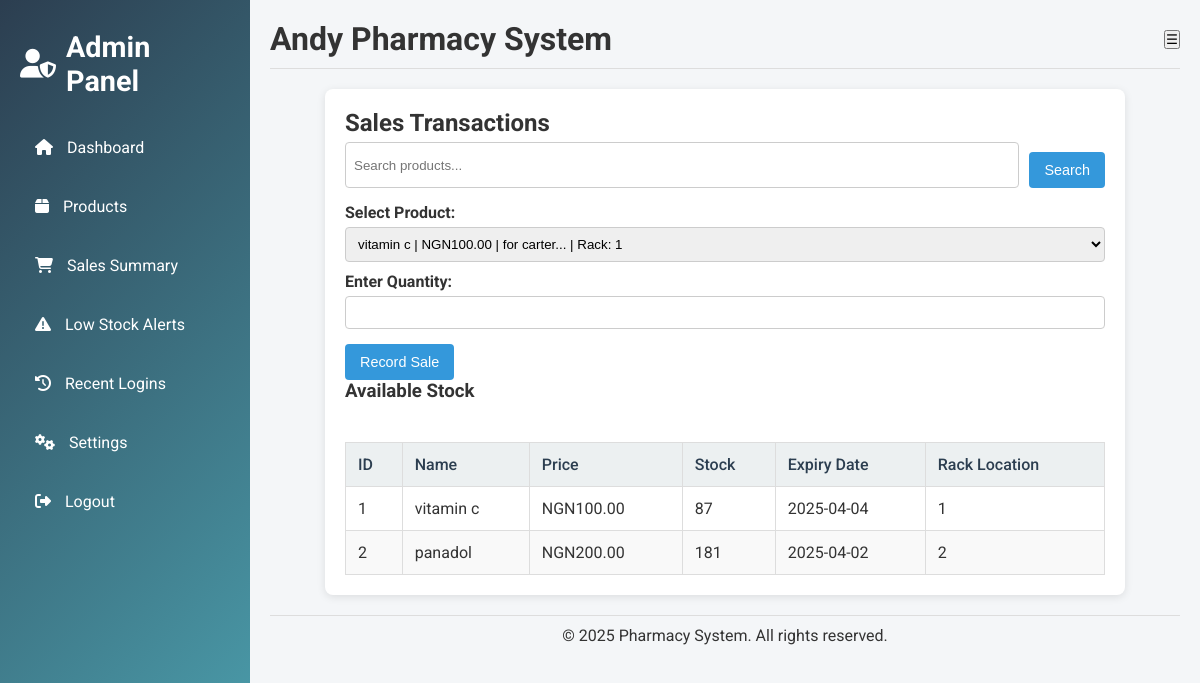
/ (signed in), run on the app's committed database.
### tables this page shows
CREATE TABLE `products` (
  `id` int(11) NOT NULL,
  `name` varchar(100) NOT NULL,
  `description` text DEFAULT NULL,
  `price` decimal(10,2) NOT NULL,
  `stock` int(11) NOT NULL,
  `expiry_date` date DEFAULT NULL,
  `rack_location` varchar(50) DEFAULT NULL
);

### functions.php (called while the page is built, shortened)
<?php
require_once 'config.php';
function getProducts($search = '') {
    global $conn;
    if ($search !== '') {
        $stmt = $conn->prepare("SELECT * FROM products WHERE name LIKE CONCAT('%', ?, '%') OR description LIKE CONCAT('%', ?, '%') OR rack_location LIKE CONCAT('%', ?, '%')");
        $stmt->bind_param("sss", $search, $search, $search);
        $stmt->execute();
        return $stmt->get_result();
    } else {
        $sql = "SELECT * FROM products";
        return $conn->query($sql);
    }
}
?>

### index.php (the view, shortened to what this page needs)
<?php
require_once 'functions.php';
$search = isset($_GET['search']) ? $_GET['search'] : '';
$products = getProducts($search);
$allProducts = getProducts();
include 'header.php';
?>
<section id="sales" class="sales-page">
  <h2>Sales Transactions</h2>
  <div class="search-section">
    <form method="GET" action="sales.php" class="search-form">
      <input type="text" name="search" placeholder="Search products..." value="<?php echo htmlspecialchars($search); ?>">
      <button type="submit" class="btn">Search</button>
    </form>
  </div>
  <form method="POST" action="record_sale.php" class="sales-form">
    <label for="product_id">Select Product:</label>
    <select name="product_id" id="product_id" required>
      <?php while($row = $products->fetch_assoc()): ?>
        <option value="<?php echo $row['id']; ?>">
          <?php echo $row['name']; ?> | NGN<?php echo number_format($row['price'], 2); ?> | <?php echo substr($row['description'], 0, 30); ?>... | Rack: <?php echo $row['rack_location']; ?>
        </option>
      <?php endwhile; ?>
    </select>
    <label for="quantity">Enter Quantity:</label>
    <input type="number" name="quantity" id="quantity" min="1" required>
    <button type="submit" class="btn">Record Sale</button>
  </form>
  <div class="stock-list">
    <h3>Available Stock</h3>
    <div class="table-responsive">
      <table class="products-table">
        <thead>
          <tr>
            <th>ID</th>
            <th>Name</th>
            <th>Price</th>
            <th>Stock</th>
            <th>Expiry Date</th>
            <th>Rack Location</th>
          </tr>
        </thead>
        <tbody>
          <?php while($prod = $allProducts->fetch_assoc()): ?>
            <tr>
              <td><?php echo $prod['id']; ?></td>
              <td><?php echo $prod['name']; ?></td>
              <td>NGN<?php echo number_format($prod['price'], 2); ?></td>
              <td><?php echo $prod['stock']; ?></td>
              <td><?php echo $prod['expiry_date']; ?></td>
              <td><?php echo $prod['rack_location']; ?></td>
            </tr>
          <?php endwhile; ?>
        </tbody>
      </table>
    </div>
  </div>
</section>
<?php include 'footer.php'; ?>

### styles.css (style rules this page uses)
* { box-sizing: border-box; margin: 0; padding: 0; }
body, html { font-family: 'Roboto', sans-serif; background-color: #f4f6f8; color: #333; height: 100%; }
form label { display: block; margin-top: 10px; font-weight: bold; }
form input[type="text"], form input[type="number"], form input[type="date"], form textarea, form select { width: 100%; padding: 8px; margin-top: 5px; border: 1px solid #ccc; border-radius: 4px; }
form button, .btn { margin-top: 15px; padding: 10px 15px; background-color: #3498db; color: #fff; border: none; border-radius: 4px; cursor: pointer; text-decoration: none; font-size: 0.9rem; transition: background-color 0.3s ease; }
.search-form { margin-bottom: 15px; display: flex; gap: 10px; }
.search-form input[type="text"] { flex: 1; padding: 8px; border: 1px solid #ccc; border-radius: 4px; }
.table-responsive { width: 100%; overflow-x: auto; -webkit-overflow-scrolling: touch; }
.products-table { width: 100%; border-collapse: collapse; margin-top: 20px; }
.products-table th, .products-table td { padding: 10px; border: 1px solid #ddd; text-align: left; }
.products-table th { background-color: #ecf0f1; color: #2c3e50; font-weight: 500; }
.sales-page { padding: 20px; margin: 20px auto; max-width: 800px; background-color: #fff; border-radius: 8px; box-shadow: 0 2px 8px rgba(0,0,0,0.1); }
.table-responsive { width: 100%; overflow-x: auto; -webkit-overflow-scrolling: touch; margin-top: 20px; }
.products-table th, .products-table td { padding: 12px; border: 1px solid #ddd; text-align: left; }
.products-table tr:nth-child(even) { background-color: #f9f9f9; }

### data on the page
products: id "1", name "vitamin c", price "100.00", stock "87", expiry_date "2025-04-04", rack_location "1"
products: id "2", name "panadol", price "200.00", stock "181", expiry_date "2025-04-02", rack_location "2"

### other printed values
form field product_id "vitamin c | NGN100.00 | for carter... | Rack: 1"
